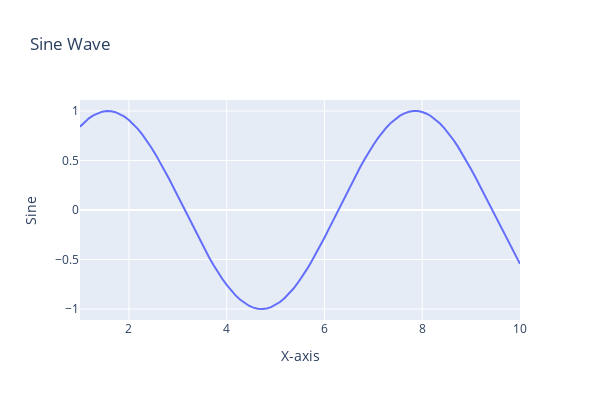

The code cell stored with this chart in its notebook:
### Code cell
# A
import plotly.express as px

fig = px.line(x=x, y=sin_y,
              title="Sine Wave", labels={'x': 'X-axis', 'y': 'Sine'},
              width=600, height=400
              )
fig.show()
